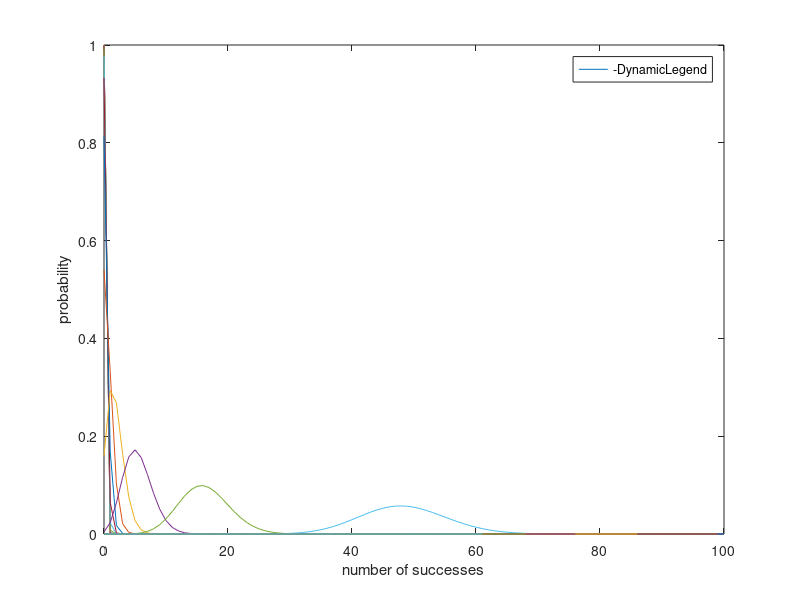

Recreate this plot in MATLAB.
%In this script, we will see how the poisson distribution changes with
%different number of trials and different probabilities of success. As a
%reminder, the Poisson distribution is defined as
% 
%     P(n,N) = (lambda^n / n!) * exp(-lambda)
% 		lambda = N * p
%
%where N is the number of trials, n is the number of successes, and p is the
%probability of a success with any given coin flip. For our exercise, we will
%vary N and p.

%Start out by defining some parameters. We will start by making a vector of N's
%for each plot. 
N = logspace(1, 10, 20); %10 values from 10 to 10^10
n = 0:1:100; %100 values from 0 to 100.
p = 1E-5; %Probability of a success. 

%Since we will change the value of lambda at each step, we will have to loop
%through each N value we have defined above. 
figure(1)
for i=1:length(N)
	%Now define lambda. 
	lam = N(i) * p;
	
	%Evaluate the Poisson. Since we are dealing with vectors, we must
	%divide with a ./ instead of simply /  
	poiss = ((lam.^n) ./ factorial(n)) * exp(-lam);

	%Now plot it and give it a label. 
	plot(n, poiss, '-', 'DisplayName', ['lambda = ' num2str(lam)])
	hold on;
end

%Now we just have to add the most important parts -- labels and a legend. 
xlabel('number of successes')
ylabel('probability')
legend('-DynamicLegend') %This will apply the labels we defined above. 
hold off;

%We can see that as lamda becomes large, the poisson becomes more reminiscient
%of a gaussian distribution. Conversely, when lambda becomes very small, the
%distribution looks much more like a binomial distribution.
